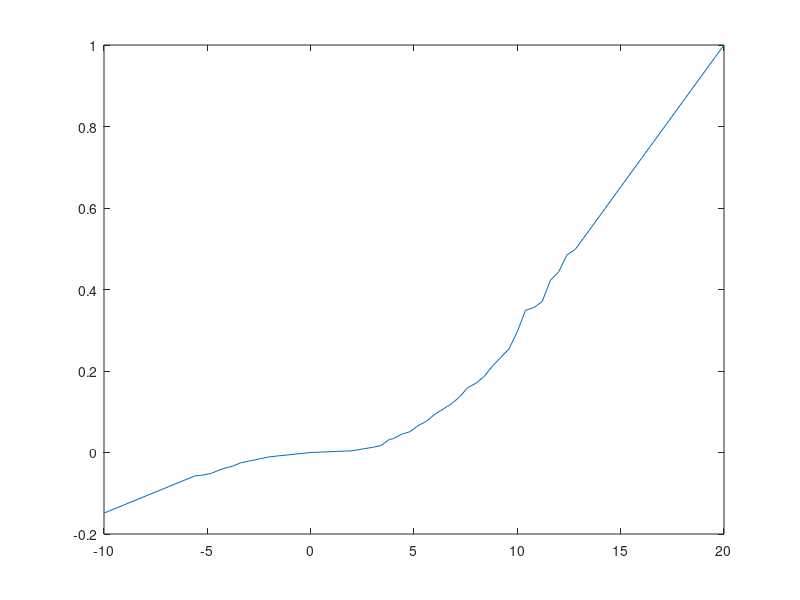

This figure's MATLAB source:
vs_p = [0; 2; 3; 3.4; 3.8; 4; 4.4; 4.8; 5.2; 5.6; 6; 6.4; 6.8; 7.2; 7.6; 8; 8.4; 8.8; 9.2; 9.6; 10; 10.4; 10.8; 11.2; 11.6; 12; 12.4];
eps_p = [0; 0.002; 0.006; 0.008; 0.015; 0.016; 0.021; 0.024; 0.031; 0.036; 0.044; 0.05; 0.056; 0.064; 0.075; 0.08; 0.088; 0.10; 0.11; 0.12; 0.14; 0.165; 0.168; 0.175; 0.2; 0.21; 0.23];
sin_eps_p = sin(eps_p);

vs_n = [-10; -5.6; -5.2; -4.8; -4.4; -4; -3.8; -3.4; -3; -2];
eps_n = [-0.07; -0.027; -0.026; -0.024; -0.02; -0.017; -0.016; -0.012; -0.01; -0.005];
sin_eps_n = sin(eps_n);

vs_tot = [vs_n; vs_p];
sin_eps_tot = [sin_eps_n; sin_eps_p];

% tried on p1*x+p2; where p1 = 0.03278, p2 = -0.1853; I just interpolated
% to other values...
vs_tot_aug = [vs_tot; 12.8; 13.2; 13.6; 14; 14.4; 14.8; 15.2; 15.6; 16; 16.4; 16.8; 17.2; 17.6; 18; 18.4; 18.8; 19.2; 19.6; 20];
sin_eps_tot_aug = [sin_eps_tot; 0.2343; 0.2474; 0.2605; 0.2736; 0.2867; 0.2998; 0.3130; 0.3261; 0.3392; 0.3523; 0.3654; 0.3785; 0.3916; 0.4047; 0.4179; 0.4310; 0.4441; 0.4572; 0.4703];  

sin_eps_tot_aug_scaled = sin_eps_tot_aug/sin_eps_tot_aug(end);

plot(vs_tot_aug, sin_eps_tot_aug_scaled);
